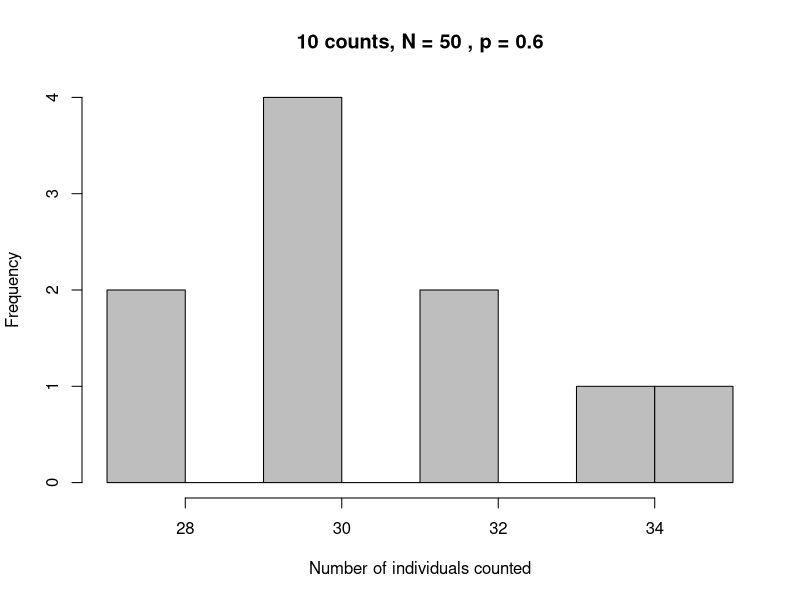
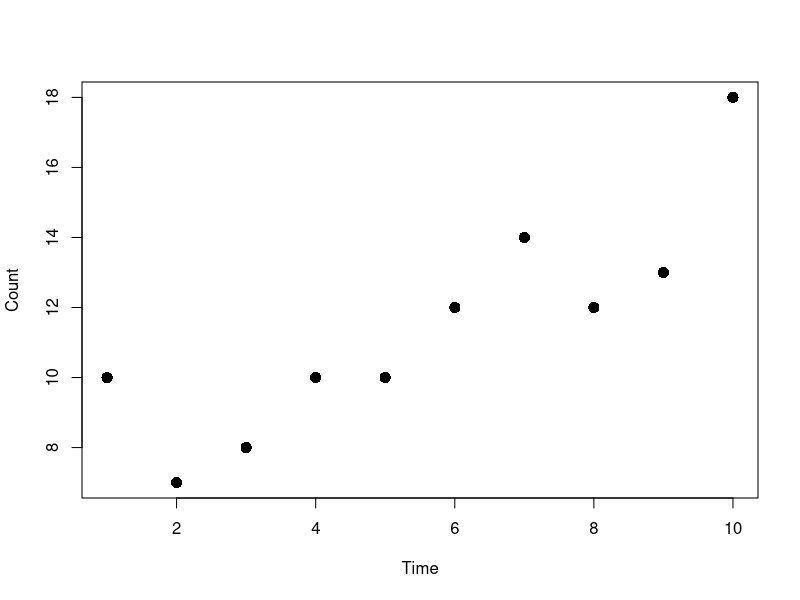
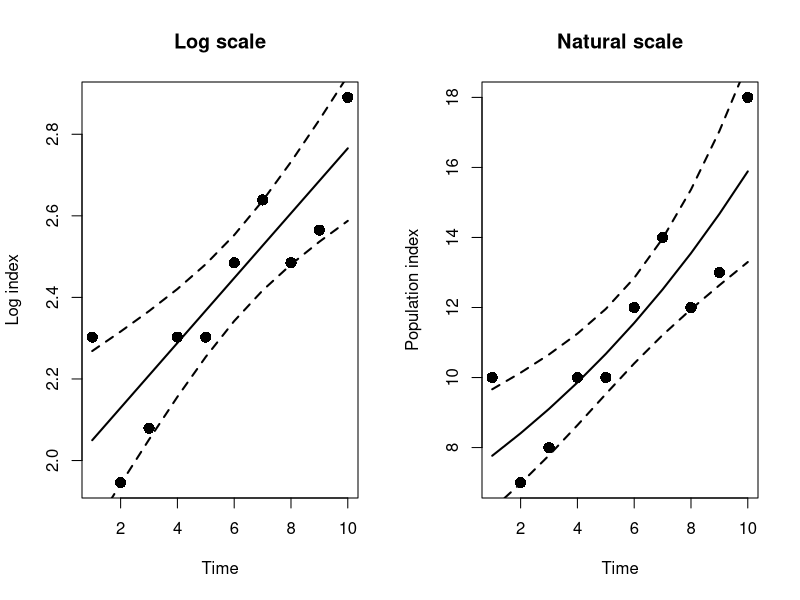
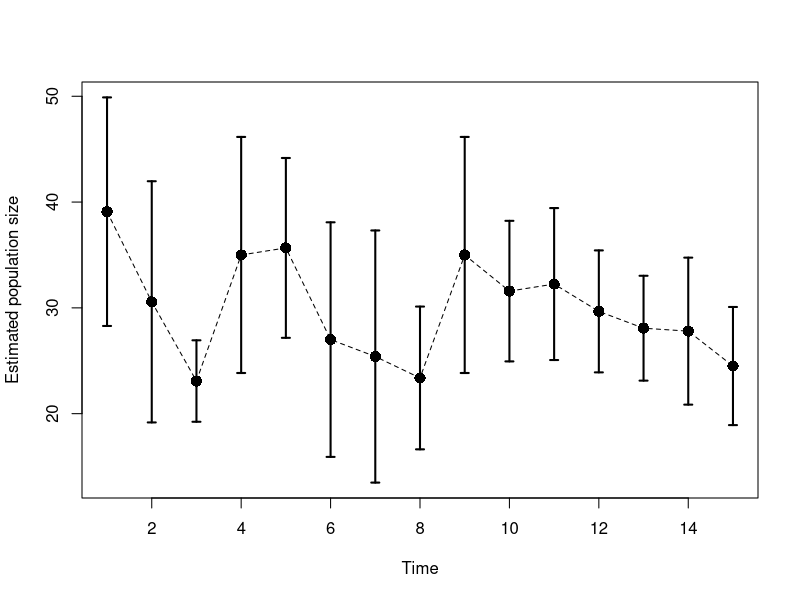
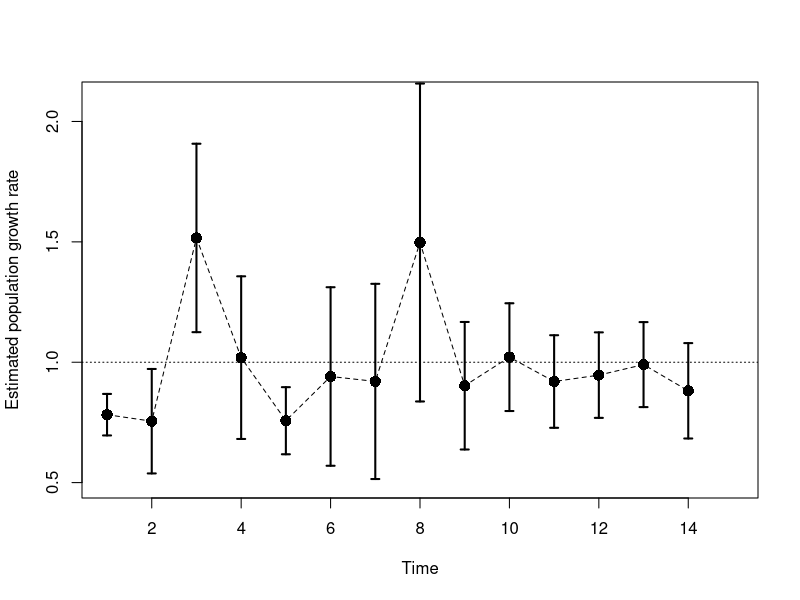

Write the R code that produced these figures, in order.
## ---- chunk 1
knitr::opts_chunk$set(echo = TRUE)
## ---- chunk 2
N = 50
p = 0.6
n.counts = 10

C = rbinom(n.counts, N, p) # simulate counts
C   # look at counts
## ---- chunk 3
hist(C, breaks = 10, col = "gray", main = paste(n.counts, "counts, N =", N, ", p =", p),
     xlab = "Number of individuals counted")
## ---- chunk 4
C = 10
p = 0.7
Nhat = C/p
Nhat
## ---- chunk 5
# manually enter counts of active wood duck nests
year = c(1:10)
index = c(10, 7, 8, 10, 10, 12, 14, 12, 13, 18)

# plot counts over time
plot(index ~ year, pch = 16, cex = 1.5, xlab = "Time", ylab = "Count")
## ---- chunk 6
# fit the generalized linear regression model
mod = glm(index ~ year, family = "poisson")
summary(mod)
## ---- chunk 7
# get predicted values and confidence limits
pred = predict.lm(mod, interval = "confidence", newdata = data.frame(year = year))

# plot population size over time on the log scale and add predicted line
# dashed lines are the 95% confidence intervals
par(mfrow = c(1,2))
plot(log(index) ~ year, pch = 16, cex = 1.5, xlab = "Time", ylab = "Log index", main = "Log scale")
lines(pred[,1], lwd = 2)  
lines(pred[,2], lwd = 2, lty = 2)
lines(pred[,3], lwd = 2, lty = 2)

# we can also back-transform the estimates to look at them on the natural scale
pred_nat = exp(pred)

plot(index ~ year, pch = 16, cex = 1.5, xlab = "Time", ylab = "Population index",
     main = "Natural scale")
lines(pred_nat[,1], lwd = 2)
lines(pred_nat[,2], lwd = 2, lty = 2)
lines(pred_nat[,3], lwd = 2, lty = 2)
## ---- chunk 8
# convert r to lambda
r = -0.01          # change value of r here
lambda = exp(r)
lambda
## ---- chunk 9
M = 10     # number captured and marked in first sampling period
C = 14     # total number captured in second sampling period
R = 3    # number of recaptures (previously-marked) in second samplng period

# 2-sample Lincoln-Petersen population size estimate
Nhat = (((M+1)*(C+1))/(R+1))-1           # Lincoln-Petersen estimator adjusted for small sample size

# estimate variance in estimate of population size and compute confidence intervals
var = ((M+1)*(C+1)*(M-R)*(C-R))/(((R+1)^2)*(R+2))
se = sqrt(var)
conf.low = Nhat - 1.96*se
conf.high = Nhat + 1.96*se

# coefficient of variation 
cv = (se/Nhat)*100

# print results
print(c("Nhat" = Nhat, "conf.low" = conf.low, "conf.high" = conf.high, "cv" = cv))
## ---- chunk 10
p1 = R/C
p2 = R/M

p1
p2
## ---- chunk 11
p = 0.15 # detection probability
N = 100  # expected population size

exp_cv = (1-p)/(p*sqrt(N))*100
exp_cv
## ---- chunk 12
# calculate N and lambda over several years 
dat = read.csv("marked_dat.csv")

# calculate Nhat and variance using same equations as above
dat$Nhat = (((dat$M+1)*(dat$C+1))/(dat$R+1))-1
dat$var = ((dat$M+1)*(dat$C+1)*(dat$M-dat$R)*(dat$C-dat$R))/(((dat$R+1)^2)*(dat$R+2))
dat$conf.low = dat$Nhat - 1.96*sqrt(dat$var)
dat$conf.high = dat$Nhat + 1.96*sqrt(dat$var)

# plot estimates of N over time
par(mfrow = c(1,1))
plot(dat$Nhat ~ dat$Year, pch = 16, cex = 1.5, xlab = "Time", ylab = "Estimated population size", 
     ylim = c(min(dat$conf.low), max(dat$conf.high)))
lines(dat$Nhat ~ dat$Year, lwd = 1, lty = 2)
arrows(x0 = dat$Year, x1 = dat$Year, y0 = dat$conf.low, y1 = dat$conf.high, 
       angle = 90, code = 3, length = 0.04, lwd =2)
## ---- chunk 13
# look at estimates
dat
## ---- chunk 14
# calculate lambda for each time step (need to add the NA on the end so it is the correct length)
dat$lambda = c(dat$Nhat[2:nrow(dat)]/dat$Nhat[1:(nrow(dat)-1)], NA)

# we can also calculate a variance on our estimate of lambda based on variance in estimates of N
# first calculate the coefficent of variation (cv) for Nhat estimates
cv0 = c(sqrt(dat$var[ 1:(nrow(dat)-1)])/dat$Nhat[1:(nrow(dat)-1)], 0)
cv1 = c(0, sqrt(dat$var[2:nrow(dat)])/dat$Nhat[2:nrow(dat)])

dat$lambda_var = dat$lambda^2 * (cv0 + cv1)

# plot estimates of lambda over time
plot(dat$lambda ~ dat$Year, pch = 16, cex = 1.5, xlab = "Time", ylab = "Estimated population growth rate", ylim = c(0.5, 2.1))
lines(dat$lambda ~ dat$Year, lwd = 1, lty = 2)
arrows(x0 = dat$Year, x1 = dat$Year, y0 = dat$lambda - dat$lambda_var, y1 = dat$lambda + dat$lambda_var, 
       angle = 90, code = 3, length = 0.04, lwd =2)
abline(h = 1, lty = 3)
